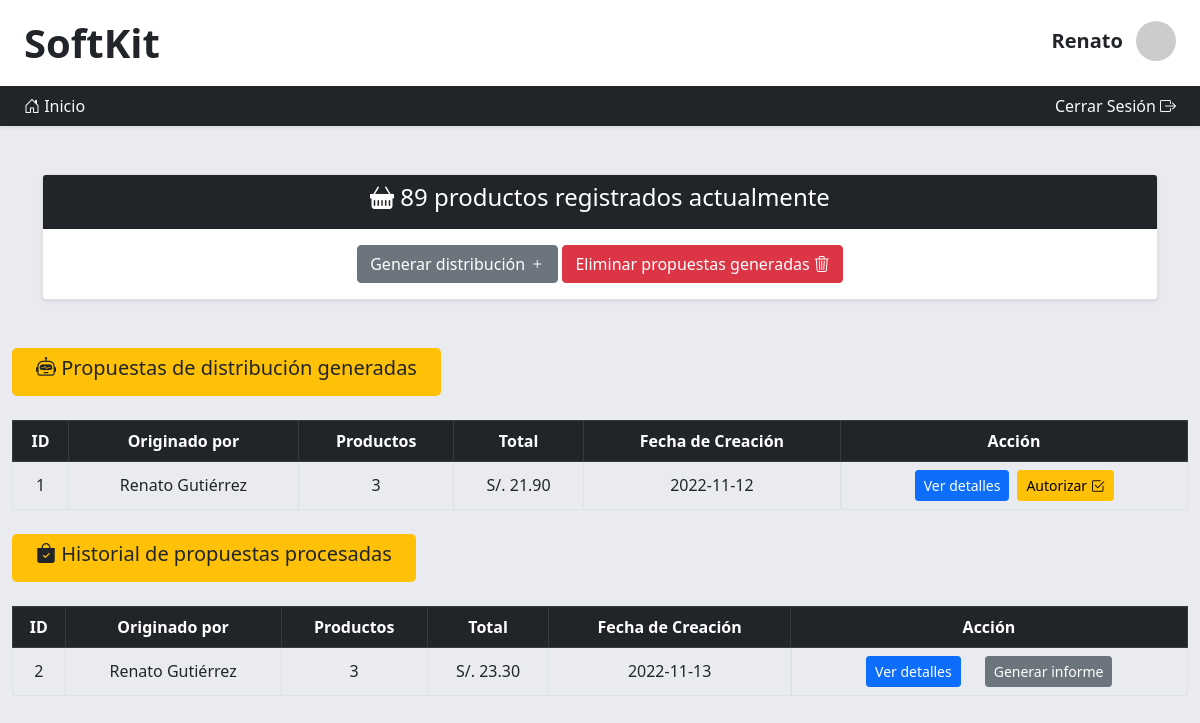
/pages/distribucion.php (signed in), run on an earlier commit of the app's database.
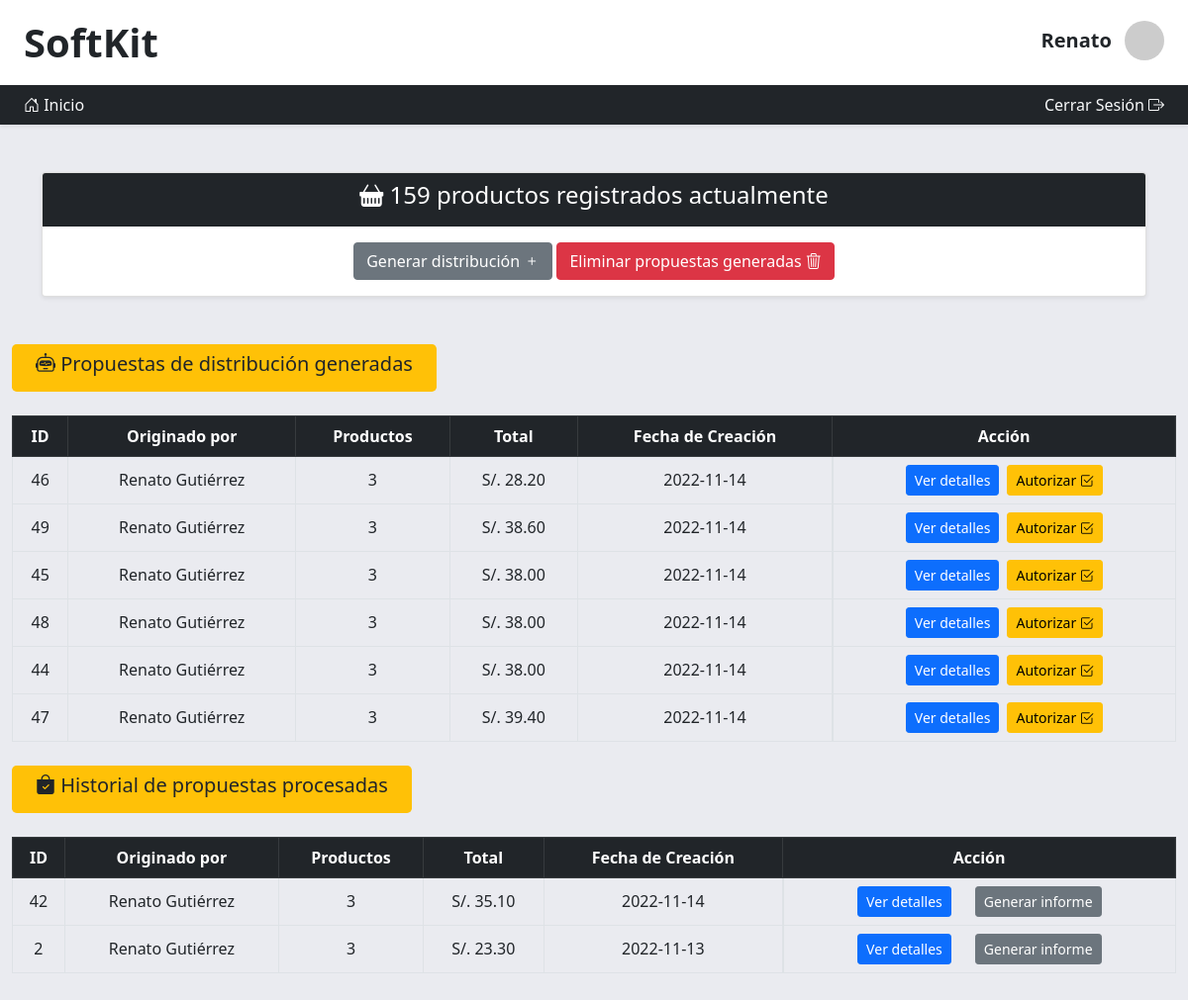
And on a later commit of the database.
### tables this page shows
CREATE TABLE `kit` (
  `id` int(11) NOT NULL,
  `usuario` int(11) NOT NULL,
  `total` decimal(11,2) NOT NULL,
  `fechaCreacion` date NOT NULL DEFAULT current_timestamp(),
  `fechaProcesada` date DEFAULT NULL,
  `estado` int(1) NOT NULL DEFAULT 1
);

### controller/index.php (called while the page is built, shortened)
<?php
function listAllKits(){
    try{
        $connection=Database::connect();
        $sql="SELECT k.id, CONCAT(u.nombre,' ',u.apellido) as usuario, (SELECT COUNT(*) FROM kit_x_producto kp
        WHERE kp.idKit = k.id) as productos, k.total, k.fechaCreacion FROM kit k JOIN usuario u WHERE u.id = k.usuario AND k.estado = 1 ORDER BY k.fechaCreacion DESC";
        $listKits=$connection->prepare($sql);
        $listKits->execute();
        $listKits=$listKits->fetchAll(PDO::FETCH_ASSOC);
        return $listKits;
    }catch(PDOException $e){
        debug_to_console($e);
    }
}
function listAllProcessedKits(){
    try{
        $connection=Database::connect();
        $sql="SELECT k.id, CONCAT(u.nombre,' ',u.apellido) as usuario, (SELECT COUNT(*) FROM kit_x_producto kp
        WHERE kp.idKit = k.id) as productos, k.total, k.fechaCreacion FROM kit k JOIN usuario u WHERE u.id = k.usuario AND k.estado = 2 ORDER BY k.fechaCreacion DESC";
        $listKits=$connection->prepare($sql);
        $listKits->execute();
        $listKits=$listKits->fetchAll(PDO::FETCH_ASSOC);
        return $listKits;
    }catch(PDOException $e){
        debug_to_console($e);
    }
}
function getAmountProducts(){
    try{
        $connection=Database::connect();
        $sql="SELECT SUM(`stock`) FROM `producto` WHERE `estado` = 1";
        $stmt=$connection->prepare($sql);
        $stmt->execute();
        $amount=$stmt->fetchColumn();
        return $amount;
    }catch(PDOException $e){
        debug_to_console($e);
    }
}
?>

### pages/distribucion.php (the view, shortened to what the changed rows need)
<!DOCTYPE html>
<html lang="es">
<head>
    <?php require("../partials/head.php"); ?>
</head>
<body class="bg-main">
<?php
    require_once("../controller/index.php");
    $amount = getAmountProducts();
    $data = listAllKits();
    $processedData = listAllProcessedKits();
?>
<div class="container mt-5">
<div class="card shadow-sm">
    <div class="card-header text-center p-2 text-white bg-dark">
        <h4 class="card-title"><i class="bi bi-basket-fill"></i> <?php echo $amount; ?> productos registrados actualmente</h4>
    </div>
</div>
</div>
<div class="container-fluid mt-5 mb-5">
<table id="table_id" class="display table mt-4 mb-4 table-bordered">
    <thead class="table-dark text-center">
        <tr>
            <th>ID</th>
            <th>Originado por</th>
            <th>Productos</th>
            <th>Total</th>
            <th>Fecha de Creación</th>
            <th>Acción</th>
        </tr>
    </thead>
    <tbody>
        <?php foreach ($data as $value) { ?>
            <tr class="text-center align-middle">
                <td><?php echo $value['id']; ?></td>
                <td><?php echo $value['usuario']; ?></td>
                <td><?php echo $value['productos']; ?></td>
                <td>S/. <?php echo $value['total']; ?></td>
                <td><?php echo $value['fechaCreacion']; ?></td>
                <td class="d-flex justify-content-center gap-2">
                    <button type="button" onClick="verDetalles(<?php echo $value['id']; ?>)" class="btn btn-primary btn-sm">Ver detalles</button>
                    <a data-id="<?php echo $value['id']; ?>" class="btn btn-warning btn-sm" id="buttonProcess" data-bs-toggle="modal" data-bs-target="#processModal">Autorizar <i class="bi bi-check2-square"></i></a>
                </td>
            </tr>
        <?php } ?>
    </tbody>
</table>
<table id="table_id" class="display table mt-4 table-bordered">
    <thead class="table-dark text-center mx-auto">
        <tr class="text-center align-middle">
            <th>ID</th>
            <th>Originado por</th>
            <th>Productos</th>
            <th>Total</th>
            <th>Fecha de Creación</th>
            <th>Acción</th>
        </tr>
    </thead>
    <tbody>
        <?php foreach ($processedData as $value) { ?>
            <tr class="text-center align-middle">
                <td><?php echo $value['id']; ?></td>
                <td><?php echo $value['usuario']; ?></td>
                <td><?php echo $value['productos']; ?></td>
                <td>S/. <?php echo $value['total']; ?></td>
                <td><?php echo $value['fechaCreacion']; ?></td>
                <td class="d-flex justify-content-center gap-4">
                    <button type="button" onClick="verDetalles(<?php echo $value['id']; ?>)" class="btn btn-primary btn-sm">Ver detalles</button>
                    <button class="btn btn-secondary btn-sm">Generar informe</button>
                </td>
            </tr>
        <?php } ?>
    </tbody>
</table>
</div>
</body>
</html>

What changed in the data, as far as the page shows it:
removed kit: id "1", usuario "Renato Gutiérrez", productos "3", total "21.90", fechaCreacion "2022-11-12", shown under "Propuestas de distribución generadas"
added kit: id "46", usuario "Renato Gutiérrez", productos "3", total "28.20", fechaCreacion "2022-11-14", shown under "Propuestas de distribución generadas"
added kit: id "49", usuario "Renato Gutiérrez", productos "3", total "38.60", fechaCreacion "2022-11-14", shown under "Propuestas de distribución generadas"
added kit: id "45", usuario "Renato Gutiérrez", productos "3", total "38.00", fechaCreacion "2022-11-14", shown under "Propuestas de distribución generadas"
added kit: id "48", usuario "Renato Gutiérrez", productos "3", total "38.00", fechaCreacion "2022-11-14", shown under "Propuestas de distribución generadas"
added kit: id "44", usuario "Renato Gutiérrez", productos "3", total "38.00", fechaCreacion "2022-11-14", shown under "Propuestas de distribución generadas"
added kit: id "47", usuario "Renato Gutiérrez", productos "3", total "39.40", fechaCreacion "2022-11-14", shown under "Propuestas de distribución generadas"
added kit: id "42", usuario "Renato Gutiérrez", productos "3", total "35.10", fechaCreacion "2022-11-14", shown under "Historial de propuestas procesadas"
Also different on the page:
$amount: "89" → "159"
